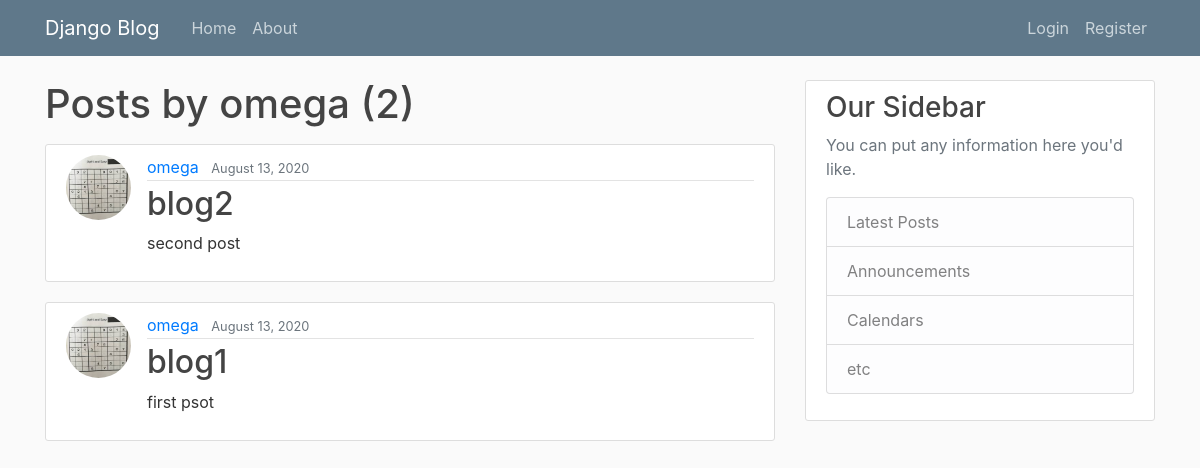
Screenshot of /user/omega with the database file from the repository.
### blog/models.py (models this page shows, shortened)
class Post(models.Model):
    title = models.CharField(max_length=100)
    content = models.TextField()
    date_posted = models.DateTimeField(default=timezone.now)
    author = models.ForeignKey(User, on_delete=models.CASCADE)

### users/models.py (models this page shows, shortened)
class Profile(models.Model):
    user = models.OneToOneField(User, on_delete=models.CASCADE)
    image = models.ImageField(default='default.jpg', upload_to='profile_pics')

### blog/views.py (the view)
# urls.py: path('user/<str:username>', UserPostListView.as_view(), name='user-posts'),
class UserPostListView(ListView):
    model = Post
    template_name = 'blog/user_posts.html'  # <app>/<model>_<viewtype>.html
    context_object_name = 'posts'
    paginate_by = 5
    def get_queryset(self):
        user = get_object_or_404(User, username=self.kwargs.get('username'))
        return Post.objects.filter(author=user).order_by('-date_posted')

### blog/templates/blog/user_posts.html (shortened to what this page needs)
{% extends "blog/base.html" %}
{% block content %}
    <h1 class="mb-3">Posts by {{ view.kwargs.username }} ({{ page_obj.paginator.count }})</h1>
    {% for post in posts %}
        <article class="media content-section">
          <img class="rounded-circle article-img" src="{{ post.author.profile.image.url }}">
          <div class="media-body">
            <div class="article-metadata">
              <a class="mr-2" href="{% url 'user-posts' post.author.username %}">{{ post.author }}</a>
              <small class="text-muted">{{ post.date_posted|date:"F d, Y" }}</small>
            </div>
            <h2><a class="article-title" href="{% url 'post-detail' post.id %}">{{ post.title }}</a></h2>
            <p class="article-content">{{ post.content }}</p>
          </div>
        </article>
    {% endfor %}
{% endblock content %}

### blog/templates/blog/base.html (shortened to what this page needs)
{% load static %}
<!DOCTYPE html>
<html>
<head>
    <link rel="stylesheet" href="https://maxcdn.bootstrapcdn.com/bootstrap/4.0.0/css/bootstrap.min.css">
    <link rel="stylesheet" type="text/css" href="{% static 'blog/main.css' %}">
</head>
<body>
    <header class="site-header">
      <nav class="navbar navbar-expand-md navbar-dark bg-steel fixed-top">
        <div class="container">
          <a class="navbar-brand mr-4" href="{% url 'blog-home' %}">Django Blog</a>
          <div class="collapse navbar-collapse" id="navbarToggle">
            <div class="navbar-nav mr-auto">
              <a class="nav-item nav-link" href="{% url 'blog-home' %}">Home</a>
              <a class="nav-item nav-link" href="{% url 'blog-about' %}">About</a>
            </div>
            <div class="navbar-nav">
              {% if user.is_authenticated %}
                <a class="nav-item nav-link" href="{% url 'post-create' %}">New Post</a>
                <a class="nav-item nav-link" href="{% url 'profile' %}">Profile</a>
                <a class="nav-item nav-link" href="{% url 'logout' %}">Logout</a>
              {% else %}
                <a class="nav-item nav-link" href="{% url 'login' %}">Login</a>
                <a class="nav-item nav-link" href="{% url 'register' %}">Register</a>
              {% endif %}
            </div>
          </div>
        </div>
      </nav>
    </header>
    <main role="main" class="container">
      <div class="row">
        <div class="col-md-8">
          {% block content %}{% endblock %}
        </div>
        <div class="col-md-4">
          <div class="content-section">
            <h3>Our Sidebar</h3>
            <p class='text-muted'>You can put any information here you'd like.
              <ul class="list-group">
                <li class="list-group-item list-group-item-light">Latest Posts</li>
                <li class="list-group-item list-group-item-light">Announcements</li>
                <li class="list-group-item list-group-item-light">Calendars</li>
                <li class="list-group-item list-group-item-light">etc</li>
              </ul>
            </p>
          </div>
        </div>
      </div>
    </main>
</body>
</html>

### blog/static/blog/main.css (style rules this page uses)
body { background: #fafafa; color: #333333; margin-top: 5rem; }
h1, h2, h3, h4, h5, h6 { color: #444444; }
ul { margin: 0; }
.bg-steel { background-color: #5f788a; }
.site-header .navbar-nav .nav-link { color: #cbd5db; }
.content-section { background: #ffffff; padding: 10px 20px; border: 1px solid #dddddd; border-radius: 3px; margin-bottom: 20px; }
.article-title { color: #444444; }
.article-content { white-space: pre-line; }
.article-img { height: 65px; width: 65px; margin-right: 16px; }
.article-metadata { padding-bottom: 1px; margin-bottom: 4px; border-bottom: 1px solid #e3e3e3 }

### rows the page displays
Post: author.profile.image (picture), author "omega", date_posted "August 13, 2020", title "blog2", content "second post"
Post: author.profile.image (picture), author "omega", date_posted "August 13, 2020", title "blog1", content "first psot"

### other values shown
{{ view.kwargs.username }} "omega"
{{ page_obj.paginator.count }} "2"
